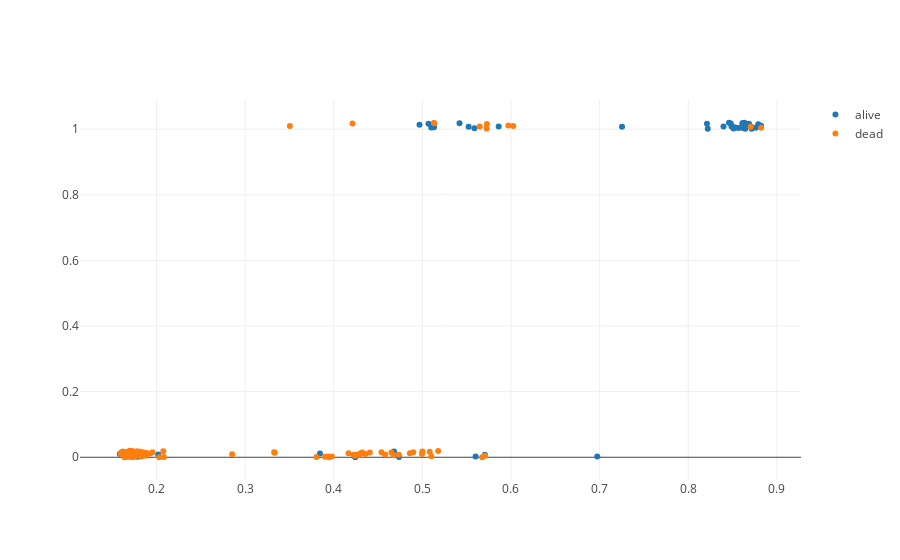

The notebook cell saved with this chart:
### Code cell
# lets take a look at what both have to say, and visualize it; maybe the right algorithm will be obvious

from sklearn.model_selection import train_test_split
from sklearn.preprocessing import StandardScaler
from sklearn.gaussian_process.kernels import RBF

data = df.dropna()
print(data.shape)
data = data.drop(['IsAlone', 'NumRelatives'], axis=1)

X = data.drop('Survived', axis=1)
X = StandardScaler().fit_transform(X)
y = data['Survived']

X_train, X_test, y_train, y_test = train_test_split(X, y, test_size = 0.2, shuffle=True)

xgb.fit(X_train, y_train)
svc.fit(X_train, y_train)

xgb_predict = xgb.predict(X_test)
svc_predict = svc.predict(X_test)

alive = []
dead = []

y_test = list(y_test)

for i in range(len(xgb_predict)):
    tup = (xgb_predict[i] + np.random.rand()/50, svc_predict[i] + np.random.rand()/50)
    if y_test[i] == 1:
        alive.append(tup)
    else:
        dead.append(tup)
        
alive_trace = go.Scatter(x=[tup[0] for tup in alive], y=[tup[1] for tup in alive], mode='markers', name='alive')
dead_trace = go.Scatter(x=[tup[0] for tup in dead], y=[tup[1] for tup in dead], mode='markers', name='dead')

py.iplot([alive_trace, dead_trace])
# knn? knn should be able to destroy any obvious wrongs, but I'm worried about the center cluster
# an alternative _might_ be knn classification trees, which would account for that
